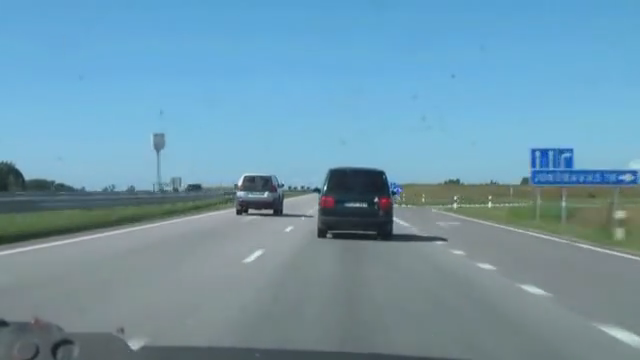
#> input picture frame 37 of OpenCV_Projects/img/highway 복사본.mp4, 640 x 360 px, given in place of drop.avi, which was not available
$ jupyter execute jumping_between_frames_in_video.ipynb
#> lines starting #> are read from the running program, lines starting #| are printed output that depends on the picture; pictures that were not available may be replaced by others from this repository, and a replacement may not be noted
[cell 1]
import cv2

capture = cv2.VideoCapture('../data/drop.avi')
frame_count = int(capture.get(cv2.CAP_PROP_FRAME_COUNT))
print('Frame count:', frame_count)

[cell 2]
print('Position:', int(capture.get(cv2.CAP_PROP_POS_FRAMES)))
_, frame = capture.read()
#> frame is the input picture: shape (360, 640, 3); mean B, G, R 170.9, 151.4, 111.9
cv2.imshow('frame0', frame)

print('Position:', int(capture.get(cv2.CAP_PROP_POS_FRAMES)))
_, frame = capture.read()
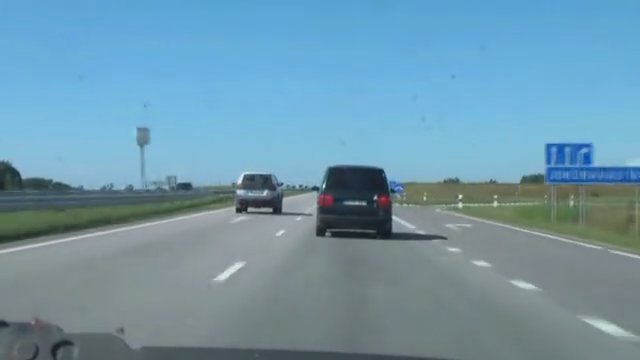
#> input picture frame 38 of OpenCV_Projects/img/highway 복사본.mp4, 640 x 360 px, given in place of drop.avi, which was not available
#> frame is the input picture: shape (360, 640, 3); mean B, G, R 170.6, 151.1, 111.9
cv2.imshow('frame1', frame)

capture.set(cv2.CAP_PROP_POS_FRAMES, 100)
print('Position:', int(capture.get(cv2.CAP_PROP_POS_FRAMES)))
_, frame = capture.read()
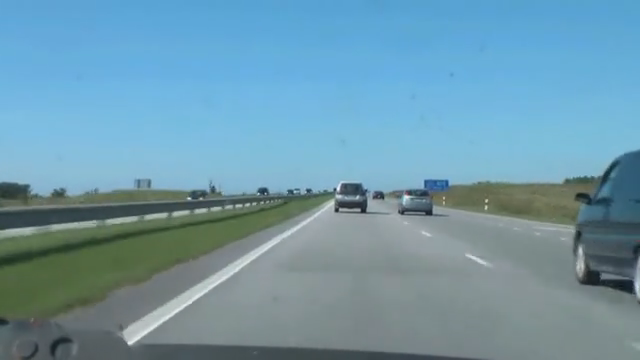
#> input picture frame 100 of OpenCV_Projects/img/highway 복사본.mp4, 640 x 360 px, given in place of drop.avi, which was not available
#> frame is the input picture: shape (360, 640, 3); mean B, G, R 170.4, 152.4, 111.2
cv2.imshow('frame100', frame)

cv2.waitKey()
cv2.destroyAllWindows()

$ run again, starting later in the video
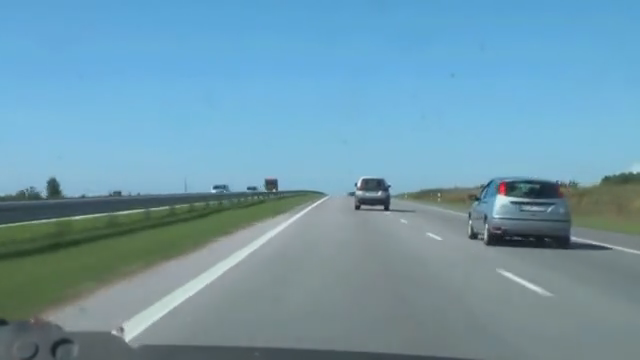
#> input picture frame 170 of OpenCV_Projects/img/highway 복사본.mp4, 640 x 360 px, given in place of drop.avi, which was not available
#> frame is the input picture: shape (360, 640, 3); mean B, G, R 172.1, 153.7, 112.4
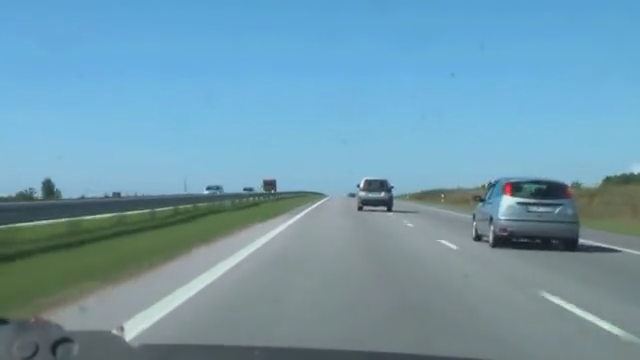
#> input picture frame 171 of OpenCV_Projects/img/highway 복사본.mp4, 640 x 360 px, given in place of drop.avi, which was not available
#> frame is the input picture: shape (360, 640, 3); mean B, G, R 172.6, 153.9, 112.7
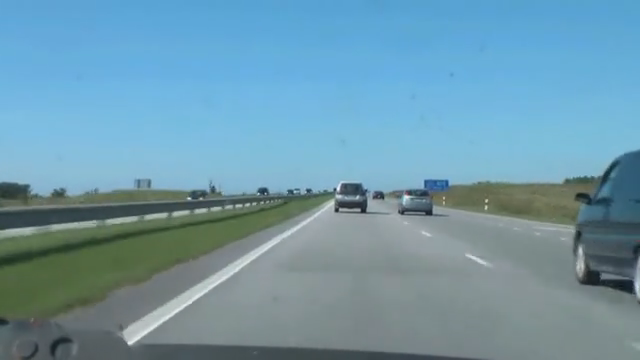
#> input picture frame 100 of OpenCV_Projects/img/highway 복사본.mp4, 640 x 360 px, given in place of drop.avi, which was not available
#> frame is the input picture: shape (360, 640, 3); mean B, G, R 170.4, 152.4, 111.2

$ run again, starting later in the video
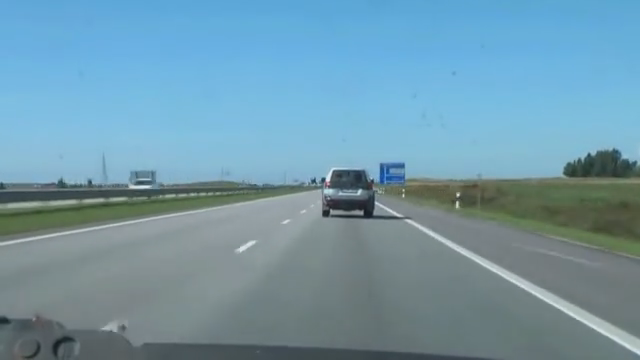
#> input picture frame 302 of OpenCV_Projects/img/highway 복사본.mp4, 640 x 360 px, given in place of drop.avi, which was not available
#> frame is the input picture: shape (360, 640, 3); mean B, G, R 169.8, 152.4, 113.9
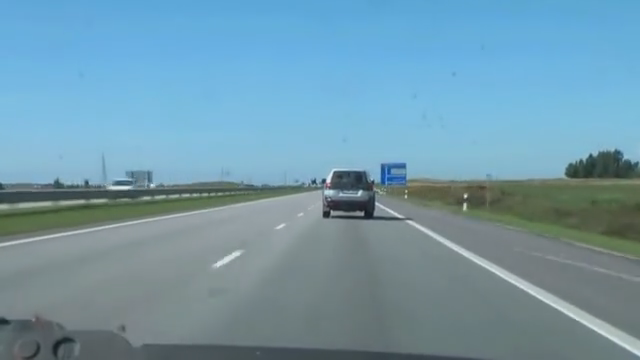
#> input picture frame 303 of OpenCV_Projects/img/highway 복사본.mp4, 640 x 360 px, given in place of drop.avi, which was not available
#> frame is the input picture: shape (360, 640, 3); mean B, G, R 170.4, 152.8, 114.3
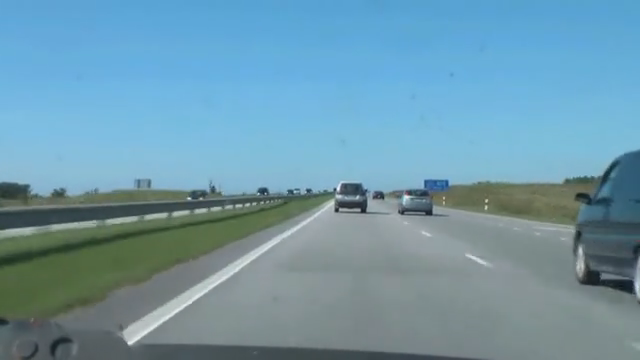
#> input picture frame 100 of OpenCV_Projects/img/highway 복사본.mp4, 640 x 360 px, given in place of drop.avi, which was not available
#> frame is the input picture: shape (360, 640, 3); mean B, G, R 170.4, 152.4, 111.2
